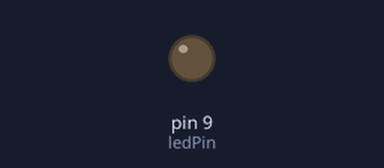
A sketch run on a simulated Arduino Uno, built with avr-gcc and run on an emulated ATmega328P. On the bench: output pins drawn as LEDs (lit = HIGH).

Above: at 0.1 s.
Timing chart, 0 to 1.6 s (numbered marks = the images above):
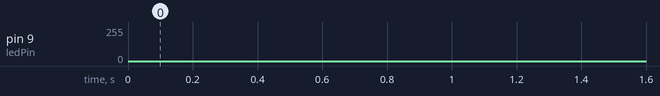

The sketch:

TX-HOOK-OFDM.ino
```cpp
// Message= "WicomAIKookmin"
// int values[] = {121, 81, 81, 73, 121, 73, 137, 105, 73, 73, 81, 73, 73, 121, 73, 105, 121, 145, 105, 81, 81, 73, 73, 73, 81, 73, 73, 129, 73, 73, 105, 129, 81, 113, 121, 145, 81, 80, 121, 137, 161, 153, 201, 211, 161, 153, 201, 153, 211, 201, 161, 153, 153, 201, 161, 217, 153, 201, 161, 153, 81, 121, 81, 137, 81, 97, 121, 73, 81, 73, 153, 153, 211, 211, 201, 211, 153, 193, 211, 153, 121, 129, 81, 73, 81, 129, 105, 73, 81, 73, 73, 73, 81, 81, 73, 145, 73, 73, 73, 73, 0, 0, 81, 145, 89, 113, 121, 105, 89, 129, 81, 81, 145, 73, 73, 137, 145, 145, 73, 145, 121, 105, 121, 89, 121, 73, 145, 145, 121, 105, 73, 89, 121, 73, 81, 97, 89, 105, 73, 113, 89, 121, 161, 153, 225, 225, 201, 153, 225, 153, 153, 201, 153, 153, 201, 201, 225, 153, 201, 201, 153, 225, 145, 121, 73, 113, 73, 73, 81, 73, 145, 129, 153, 209, 201, 225, 161, 185, 201, 225, 217, 169, 81, 129, 121, 89, 73, 81, 73, 145, 145, 73, 121, 89, 81, 137, 145, 145, 73, 73, 73, 73};

// Message= "KookminWicomAI"
// int values[] = {97, 142, 107, 122, 122, 117, 107, 132, 97, 102, 142, 62, 72, 132, 142, 137, 72, 142, 122, 117, 122, 107, 122, 82, 232, 232, 212, 207, 152, 197, 212, 172, 187, 197, 197, 207, 162, 212, 197, 217, 187, 182, 232, 232, 212, 167, 232, 152, 72, 122, 72, 62, 122, 122, 142, 82, 122, 122, 72, 142, 232, 212, 177, 207, 162, 162, 187, 152, 232, 217, 152, 222, 122, 137, 97, 112, 122, 142, 132, 102, 97, 127, 122, 107, 62, 97, 87, 142, 142, 62, 122, 107, 97, 137, 142, 142, 0, 0, 122, 147, 147, 82, 122, 87, 132, 117, 72, 97, 147, 82, 72, 127, 62, 117, 122, 142, 117, 147, 147, 72, 82, 82, 237, 182, 172, 222, 152, 182, 207, 222, 187, 207, 212, 232, 187, 237, 212, 227, 187, 172, 212, 237, 187, 152, 212, 152, 147, 132, 117, 62, 72, 147, 82, 127, 97, 117, 82, 87, 237, 192, 207, 232, 212, 227, 172, 237, 187, 212, 237, 207, 72, 62, 117, 117, 97, 112, 132, 97, 97, 102, 82, 92, 147, 132, 147, 122, 62, 147, 117, 107, 72, 117, 132, 77};

//Hook OFDM 92
int values[] = { 92, 119, 98, 107, 107, 104, 98, 113, 92, 95, 119, 71, 77, 113, 119, 116, 77, 119, 107, 104, 107, 98, 107, 83, 219, 219, 207, 204, 171, 198, 207, 183, 192, 198, 198, 204, 177, 207, 198, 210, 192, 189, 219, 219, 207, 180, 219, 171, 77, 107, 77, 71, 107, 107, 119, 83, 107, 107, 77, 119, 219, 207, 186, 204, 177, 177, 192, 171, 219, 210, 171, 213, 107, 116, 92, 101, 107, 119, 113, 95, 92, 110, 107, 98, 71, 92, 86, 119, 119, 71, 107, 98, 92, 116, 119, 119};

int repeatCount = 1;  // Juml.ah pengulangan untuk setiap nilai
int ledPin = 9; // PWM pin (dapat menggunakan pin 3, 5, 6, 9, 10, atau 11)

void setup() {

  // Set LED pin sebagai output
  pinMode(ledPin, OUTPUT);

  // Set Timer 1 ke 16kHz
  TCCR1B = (TCCR1B & 0b11111000) | 0x01;  // Set prescaler ke 1, 16 MHz / 1 = 16kHz
}

void loop() {
  // Iterate over the values array
  for (int i = 0; i < sizeof(values) / sizeof(values[0]); i++) {
    // Ulangi setiap nilai 10 kali
    for (int j = 0; j < repeatCount; j++) {
      analogWrite(ledPin, values[i]);  // Kirim nilai PWM ke LED
      //delayMicroseconds(197); //delay untuk FLIR //~197 Delay kecil antara update /100/30//66/66+33/99/132/165/197/230/263
    delayMicroseconds(205); //200 //210/20
    }
  }

  // Matikan LED setelah loop
  analogWrite(ledPin, 0);  // Set kecerahan LED ke 0 (mati)

  // Delay agar LED tetap mati sejenak sebelum mengulang
  //delayMicroseconds(1000000);
  //delayMicroseconds(1000);
  // delay(1); //6 //2 //3 //5
  delayMicroseconds(1000); // 6 pixel

}
```
